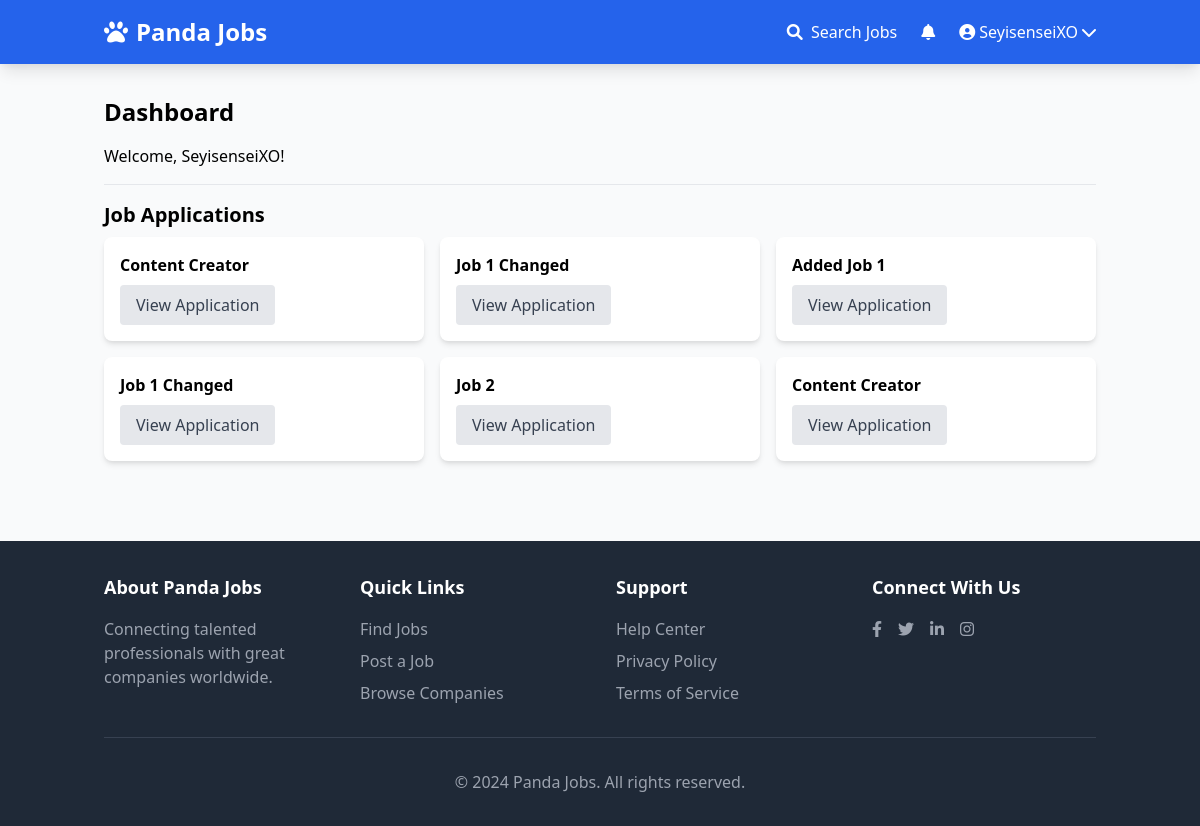
The app's page /userprofile/dashboard/ (signed in), older data.
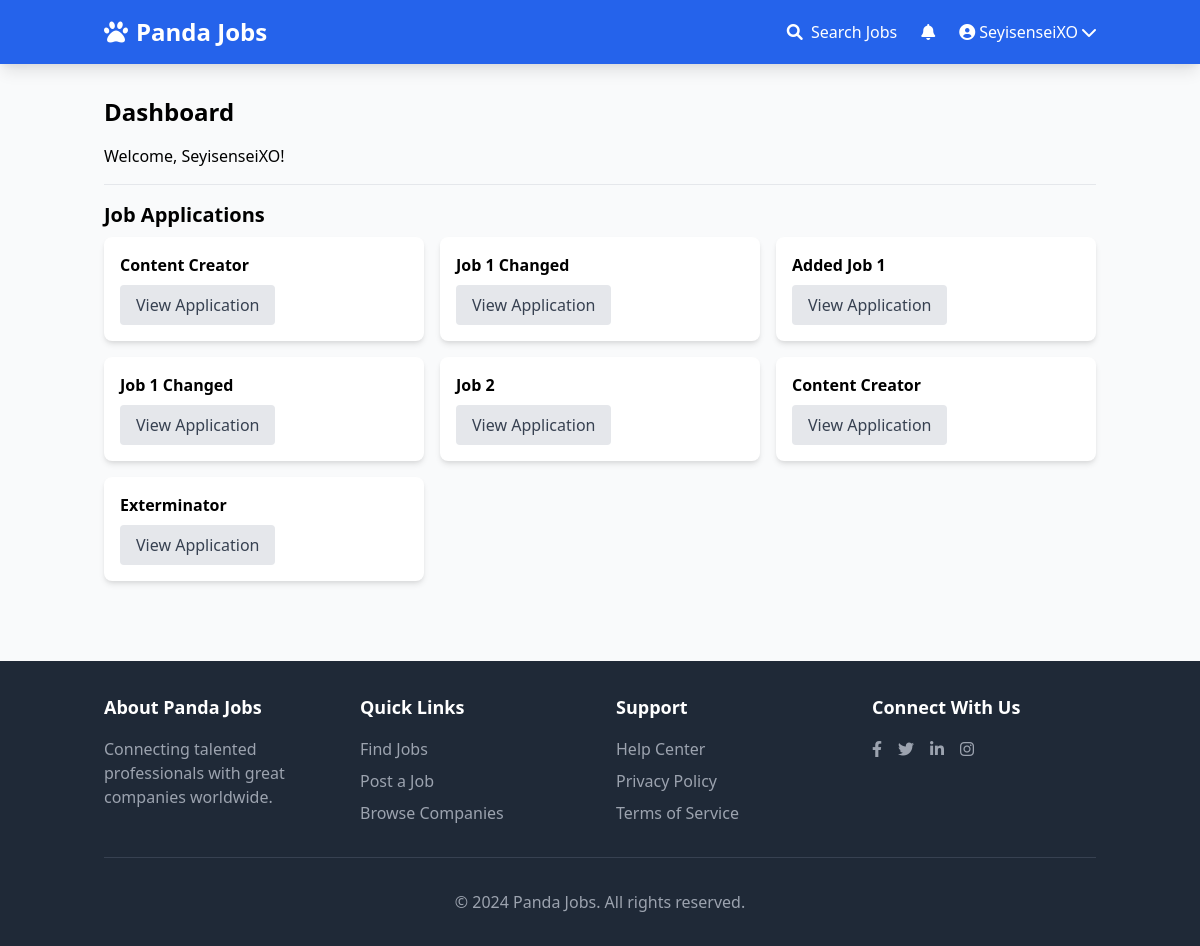
The same page, newer data.
### apps/jobs/models.py (models this page shows, shortened)
class JobApplication(models.Model):
    job = models.ForeignKey(Job, related_name='applications', on_delete=models.CASCADE)
    content = models.TextField()
    experience = models.TextField()
    created_at = models.DateTimeField(auto_now_add=True)
    created_by = models.ForeignKey(User, related_name='applications', on_delete=models.CASCADE)
    updated_at = models.DateTimeField(auto_now=True)

class Job(models.Model):
    SIZE_1_9 = 'size_1_9'
    SIZE_10_49 = 'size_10_49'
    SIZE_50_99 = 'size_50_99'
    SIZE_100 = 'size_100'
    SIZE_CHOICES = (
        (SIZE_1_9, '1-9'),
        (SIZE_10_49, '10-49'),
        (SIZE_50_99, '50-99'),
        (SIZE_100, '100+'),
    )
    OPEN = 'open'
    CLOSED = 'closed'
    ARCHIVED = 'archived'
    STATUS_CHOICES = (
        (OPEN, 'Open'),
        (CLOSED, 'Closed'),
        (ARCHIVED, 'Archived'),
    )
    REMOTE = 'remote'
    ONSITE = 'onsite'
    HYBRID = 'hybrid'
    WORK_TYPE_CHOICES = (
        (REMOTE, 'Remote'),
        (ONSITE, 'On-site'),
        (HYBRID, 'Hybrid'),
    )
    title = models.CharField(max_length=100)
    slug = models.SlugField(max_length=100, unique=True, blank=True)
    summary = models.TextField()
    full_description = models.TextField()
    company_name = models.CharField(max_length=100)
    company_location = models.CharField(max_length=100, blank=True, null=True)
    company_country = CountryField(blank_label="(select country)", default="Nigeria")
    company_size = models.CharField(max_length=20, choices=SIZE_CHOICES, default=SIZE_1_9)
    salary_min = models.DecimalField(max_digits=10, decimal_places=2, null=True, blank=True)
    salary_max = models.DecimalField(max_digits=10, decimal_places=2, null=True, blank=True)
    work_type = models.CharField(max_length=20, choices=WORK_TYPE_CHOICES, default=ONSITE)
    created_by = models.ForeignKey(User, related_name='jobs', on_delete=models.CASCADE)
    created_at = models.DateTimeField(auto_now_add=True)
    updated_at = models.DateTimeField(auto_now=True)
    status = models.CharField(max_length=20, choices=STATUS_CHOICES, default=OPEN)
    class Meta:
        ordering = ['-created_at']
        indexes = [
            models.Index(fields=['status', '-created_at']),
            models.Index(fields=['company_country', 'status']),
        ]

### apps/userprofile/views.py (the view)
# urls.py: path('dashboard/', dashboard, name='dashboard'),
@login_required
def dashboard(request):
    return render(request, 'dashboard.html', {'userprofile':request.user.userprofile})

### apps/notifications/context_processors.py (called while the page is built)
def notification(request):
    if request.user.is_authenticated:
        return {'notifications': request.user.notifications.filter(is_read=False)}
    else:
        return {'notifications': []}

### apps/userprofile/templates/dashboard.html (shortened to what this page needs)
{% extends 'base.html' %}
{% block content %}
    <h1 class="text-2xl font-bold mb-4">Dashboard</h1>
    <p class="mb-4">Welcome, {{ request.user.username }}!</p>
    {% if userprofile.is_employer %}
        <h2 class="text-xl font-semibold mb-2">Add Job</h2>
        <a href="{% url 'add_job' %}" class="inline-block px-4 py-2 bg-green-500 text-white rounded hover:bg-green-600 transition duration-300">Add Job</a>
        <hr class="my-4">
        <h2 class="text-xl font-semibold mb-2">Jobs Posted</h2>
        {% if request.user.jobs.all %}
            <div class="grid grid-cols-1 md:grid-cols-2 lg:grid-cols-3 gap-4">
                {% for job in request.user.jobs.all %}
                    <div class="bg-white p-4 rounded-lg shadow-md">
                        <p class="font-semibold">{{ job.title }} ({{ job.get_status_display }})</p>
                        <a href="{% url 'view_dashboard_job' job.id %}" class="inline-block mt-2 px-4 py-2 bg-blue-500 text-white rounded hover:bg-blue-600 transition duration-300 hover:shadow-md">View Job</a>
                    </div>
                {% endfor %}
            </div>
        {% else %}
            <p class="mt-4">You don't have any jobs yet.</p>
        {% endif %}
    {% else %}
        <hr class="my-4">
        <h2 class="text-xl font-semibold mb-2">Job Applications</h2>
        {% if request.user.applications.all %}
            <div class="grid grid-cols-1 md:grid-cols-2 lg:grid-cols-3 gap-4">
                {% for application in request.user.applications.all %}
                    <div class="bg-white p-4 rounded-lg shadow-md">
                        <p class="font-semibold">{{ application.job.title }}</p>
                        <a href="{% url 'view_application' application.id %}" class="inline-block mt-2 px-4 py-2 bg-gray-200 text-gray-700 rounded hover:bg-gray-300 transition duration-300 hover:shadow-md">View Application</a>
                    </div>
                {% endfor %}
            </div>
        {% else %}
            <p class="mt-4">You don't have any applications yet.</p>
        {% endif %}
    {% endif %}
{% endblock %}

Row changes from the older to the newer data that the page shows:
added JobApplication: job "Exterminator"
